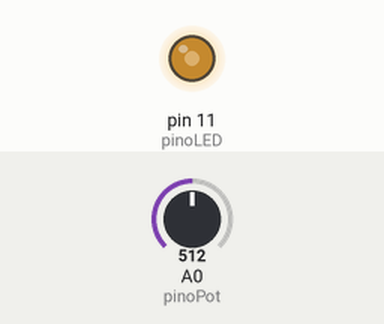
Recording of a sketch running on a simulated Arduino Uno, built with avr-gcc and run on an emulated ATmega328P. On the bench: output pins drawn as LEDs (lit = HIGH). The test bench sets the inputs (shaded band); at power-on: A0 (pinoPot) = 512.

Above: at 1.2 s.
1.3 s: A0 (pinoPot) set to 716
At 2.5 s:
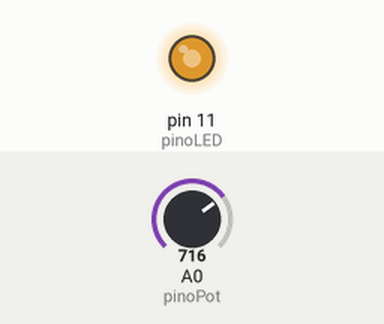
2.8 s: A0 (pinoPot) set to 900
At 3.7 s:
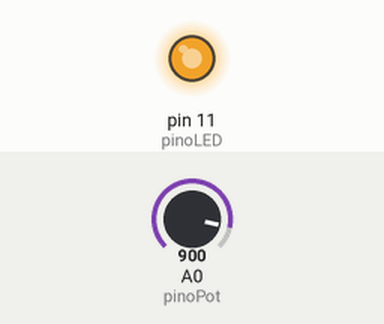
4.3 s: A0 (pinoPot) set to 122
At 4.8 s:
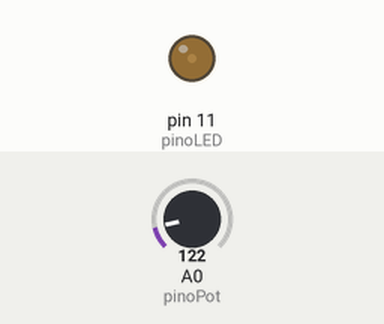
5.8 s: A0 (pinoPot) set to 0
At 7.0 s:
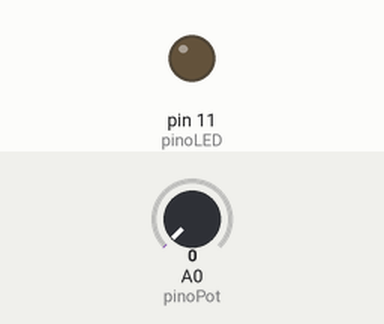
7.3 s: A0 (pinoPot) set to 511
At 8.3 s:
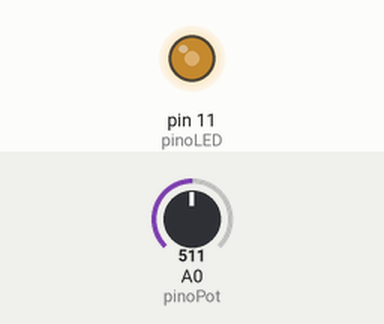
Timing chart, 0 to 9.8 s (numbered marks = the images above; inputs shaded):
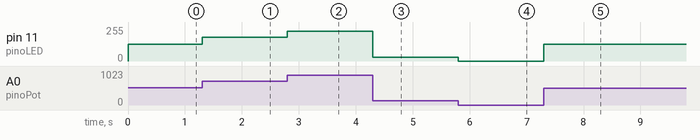

Measured:
- after the input at 1.3 s, pin 11 (pinoLED): 127/255 → 178/255 at once
- after the input at 2.8 s, pin 11 (pinoLED): 178/255 → 224/255 at once
- after the input at 4.3 s, pin 11 (pinoLED): 224/255 → 30/255 at once
- after the input at 5.8 s, pin 11 (pinoLED): 30/255 → 0/255 at once
- after the input at 7.3 s, pin 11 (pinoLED): 0/255 → 127/255 at once

The sketch:

led_potenciometro.ino
```cpp
const int pinoPot = A0;
const int pinoLED = 11;

void setup() {
  pinMode(pinoLED, OUTPUT);
}

void loop() {
  int valorPot = analogRead(pinoPot);

  int brilho = map(valorPot, 0, 1023, 0, 255);

  analogWrite(pinoLED, brilho);
}
```
